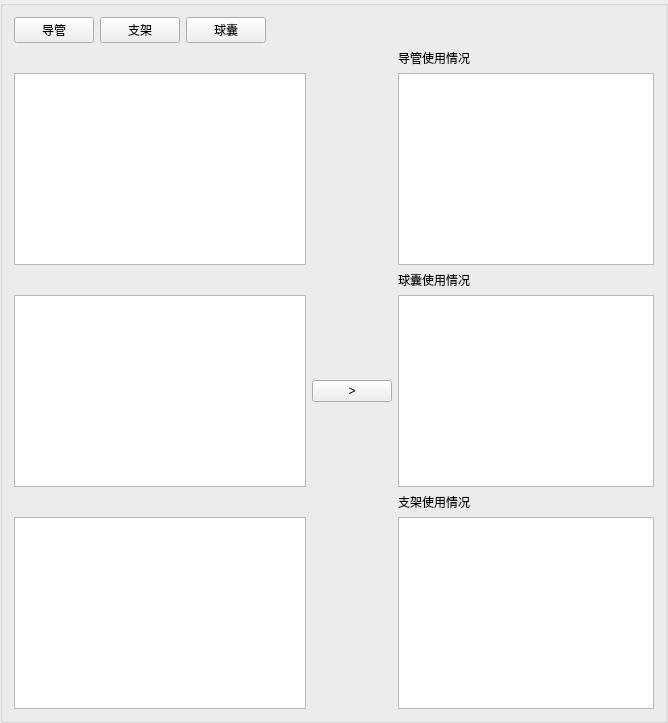
      <widget class="QGroupBox" name="groupBox_22">
       <property name="title">
        <string/>
       </property>
       <layout class="QGridLayout" name="gridLayout_15">
        <item row="1" column="2">
         <widget class="QLabel" name="label_169">
          <property name="text">
           <string>导管使用情况</string>
          </property>
         </widget>
        </item>
        <item row="2" column="0">
         <widget class="QTableWidget" name="dglb"/>
        </item>
        <item row="2" column="2">
         <widget class="QTableWidget" name="dgsyqk"/>
        </item>
        <item row="5" column="1">
         <widget class="QPushButton" name="pushButton_22">
          <property name="text">
           <string>&gt;</string>
          </property>
         </widget>
        </item>
        <item row="5" column="0">
         <widget class="QTableWidget" name="qnlb"/>
        </item>
        <item row="4" column="2">
         <widget class="QLabel" name="label_167">
          <property name="text">
           <string>球囊使用情况</string>
          </property>
         </widget>
        </item>
        <item row="0" column="0">
         <layout class="QHBoxLayout" name="horizontalLayout_32">
          <item>
           <widget class="QPushButton" name="pushButton_19">
            <property name="text">
             <string>导管</string>
            </property>
           </widget>
          </item>
          <item>
           <widget class="QPushButton" name="pushButton_20">
            <property name="text">
             <string>支架</string>
            </property>
           </widget>
          </item>
          <item>
           <widget class="QPushButton" name="pushButton_21">
            <property name="text">
             <string>球囊</string>
            </property>
           </widget>
          </item>
          <item>
           <spacer name="horizontalSpacer_19">
            <property name="orientation">
             <enum>Qt::Horizontal</enum>
            </property>
            <property name="sizeHint" stdset="0">
             <size>
              <width>40</width>
              <height>20</height>
             </size>
            </property>
           </spacer>
          </item>
         </layout>
        </item>
        <item row="6" column="2">
         <widget class="QLabel" name="label_168">
          <property name="text">
           <string>支架使用情况</string>
          </property>
         </widget>
        </item>
        <item row="5" column="2">
         <widget class="QTableWidget" name="qnsyqk"/>
        </item>
        <item row="7" column="2">
         <widget class="QTableWidget" name="zjsyqk"/>
        </item>
        <item row="7" column="0">
         <widget class="QTableView" name="zjlb"/>
        </item>
       </layout>
      </widget>
